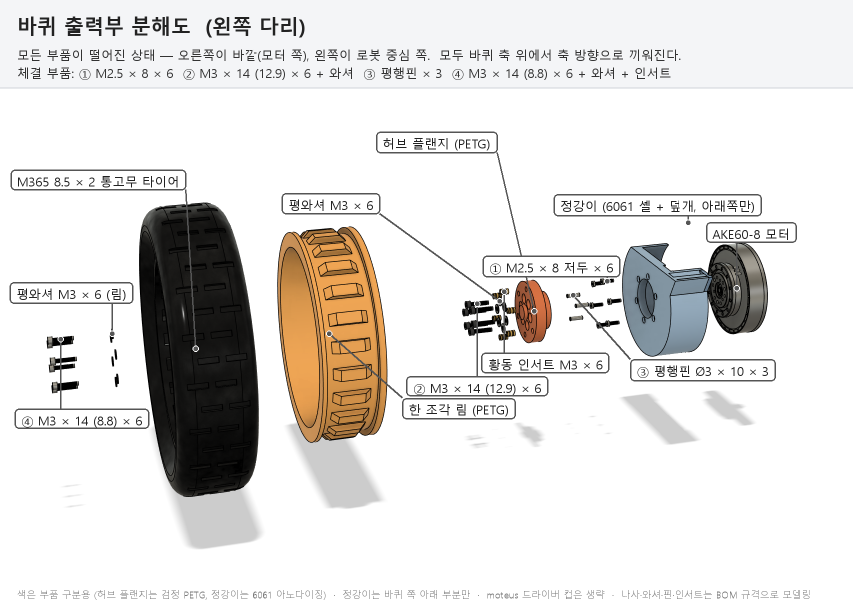
#> input picture robot_cad_v3/manufacturing/explain/assembly/wheel/00_overview.png, 1705 x 1212 px (shown at 1/2 size); its folder holds only this picture in this run
$ python make_all_steps.py
#> lines starting #> are read from the running program, lines starting #| are printed output that depends on the picture
"""Contact sheet of the annotated stills (4 per row, file name above each tile) -> all_steps.png.

    python make_all_steps.py <dir of the annotated stills>
"""
import sys
from pathlib import Path

from PIL import Image, ImageDraw, ImageFont

COLS, TILE_W, CAP_H = 4, 430, 22


def main():
    d = Path(sys.argv[1] if len(sys.argv) > 1 else '..')
    files = sorted(p for p in d.glob('[0-9][0-9]_*.png'))
    f = ImageFont.truetype('C:/Windows/Fonts/malgun.ttf', 13)
    tiles = []
    for p in files:
        im = Image.open(p).convert('RGB')
#> im is the input picture: PIL image 1705x1212 RGB; mean R, G, B 225.9, 223.8, 221.6
        im = im.resize((TILE_W, round(im.height * TILE_W / im.width)), Image.LANCZOS)
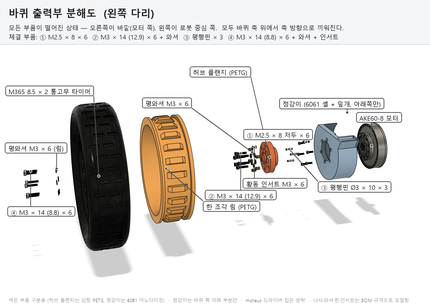
#> im: PIL image 430x306 RGB; mean R, G, B 225.5, 223.4, 221.1
        tiles.append((p.name, im))
    rows = [tiles[i:i + COLS] for i in range(0, len(tiles), COLS)]
#> rows = 1 item
    row_h = [CAP_H + max(im.height for _n, im in r) for r in rows]
#> row_h = [328]
    sheet = Image.new('RGB', (COLS * TILE_W, sum(row_h)), 'white')
#> sheet: PIL image 1720x328 RGB; every value is 255
    dr = ImageDraw.Draw(sheet)
    y = 0
    for r, h in zip(rows, row_h):
        for c, (name, im) in enumerate(r):
            x = c * TILE_W
            dr.text((x + 4, y + 3), name, font=f, fill='#222222')
            sheet.paste(im, (x, y + CAP_H))
            dr.rectangle((x, y, x + TILE_W - 1, y + h - 1), outline='#9aa0a6')
        y += h
#> this loop made 1 pass
#> (h, y) on pass 1: (328, 328)
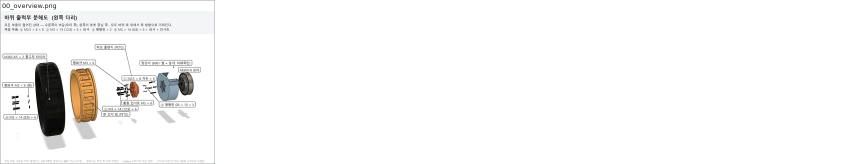
#> sheet: PIL image 1720x328 RGB (shown at 1/2 size); mean R, G, B 247.7, 247.3, 246.8
#> after the loop, y = 328
    out = d / 'all_steps.png'
    sheet.save(out, optimize=True)
    print(out, sheet.size, len(tiles))
#| ../all_steps.png (1720, 328) 1


if __name__ == '__main__':
    main()

$ run again, on robot_cad_v3/manufacturing/explain/assembly/wheel/04_s3_a_before.png
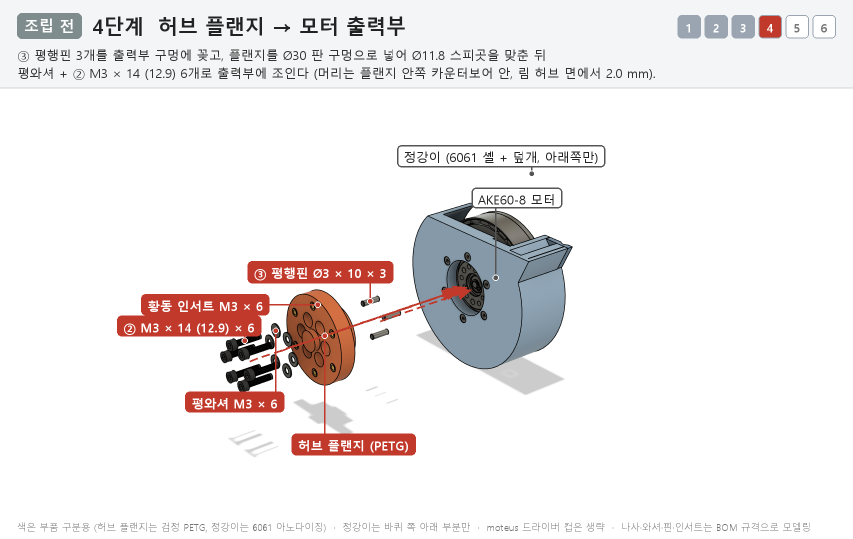
#> input picture robot_cad_v3/manufacturing/explain/assembly/wheel/04_s3_a_before.png, 1705 x 1077 px (shown at 1/2 size)
#> in main, im is the input picture: PIL image 1705x1077 RGB; mean R, G, B 239.2, 235.4, 235.5
#> in main, `im = im.resize((TILE_W, round(im.height * TILE_W / im.width)), Image.L..`:
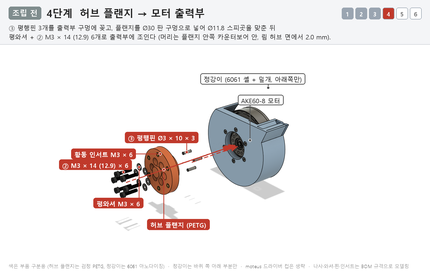
#> im: PIL image 430x272 RGB; mean R, G, B 239, 235.2, 235.2
#> rows = 1 item
#> row_h = [294]
#> the loop in main, `for r, h in zip(rows, row_h):` made 1 pass
#> (h, y) on pass 1: (294, 294)
#> after the loop in main, `for r, h in zip(rows, row_h):`:
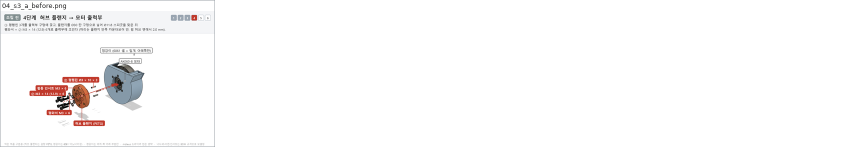
#> sheet: PIL image 1720x294 RGB (shown at 1/2 size); mean R, G, B 250.9, 250, 250
#> after the loop in main, `for r, h in zip(rows, row_h):`: y = 294
#| ../all_steps.png (1720, 294) 1

$ run again, on robot_cad_v3/manufacturing/explain/assembly/wheel/05_s4_a_before.png
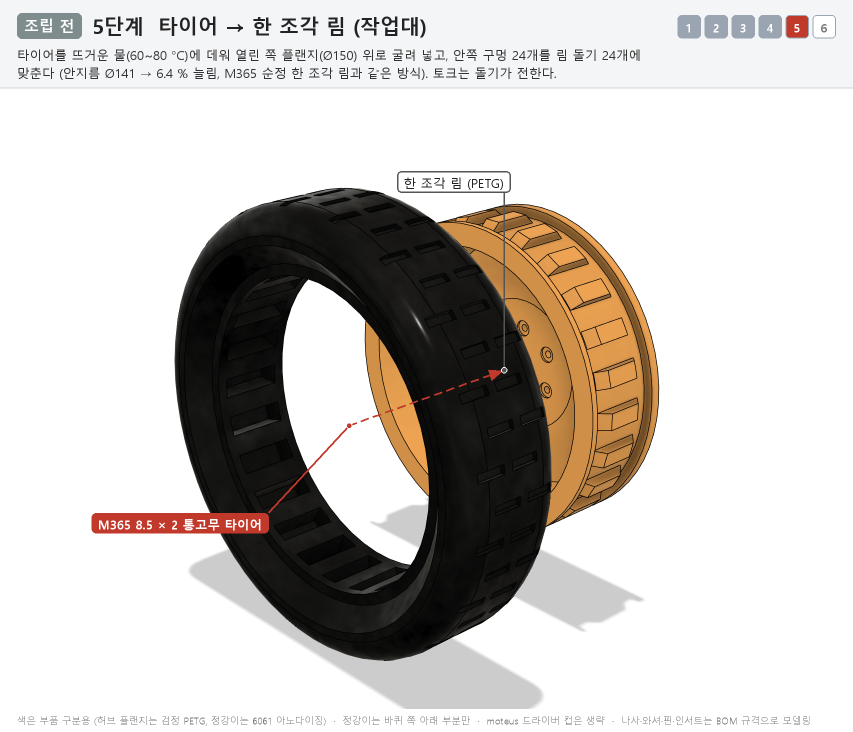
#> input picture robot_cad_v3/manufacturing/explain/assembly/wheel/05_s4_a_before.png, 1705 x 1464 px (shown at 1/2 size)
#> in main, im is the input picture: PIL image 1705x1464 RGB; mean R, G, B 203.6, 199.3, 195.2
#> in main, `im = im.resize((TILE_W, round(im.height * TILE_W / im.width)), Image.L..`:
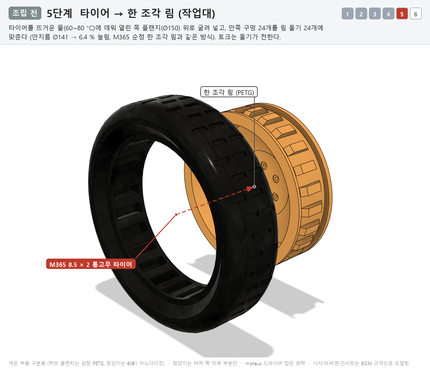
#> im: PIL image 430x369 RGB; mean R, G, B 203.5, 199.1, 195.1
#> rows = 1 item
#> row_h = [391]
#> the loop in main, `for r, h in zip(rows, row_h):` made 1 pass
#> (h, y) on pass 1: (391, 391)
#> after the loop in main, `for r, h in zip(rows, row_h):`:
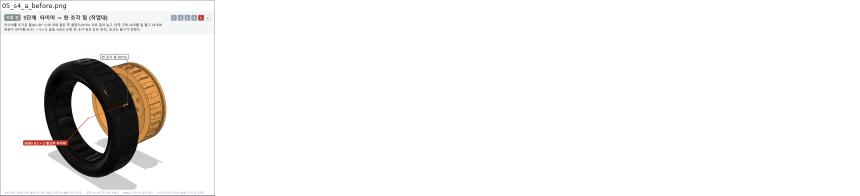
#> sheet: PIL image 1720x391 RGB (shown at 1/2 size); mean R, G, B 242.5, 241.5, 240.5
#> after the loop in main, `for r, h in zip(rows, row_h):`: y = 391
#| ../all_steps.png (1720, 391) 1

$ run again, on robot_cad_v3/manufacturing/explain/assembly/wheel/06_s5_a_before.png
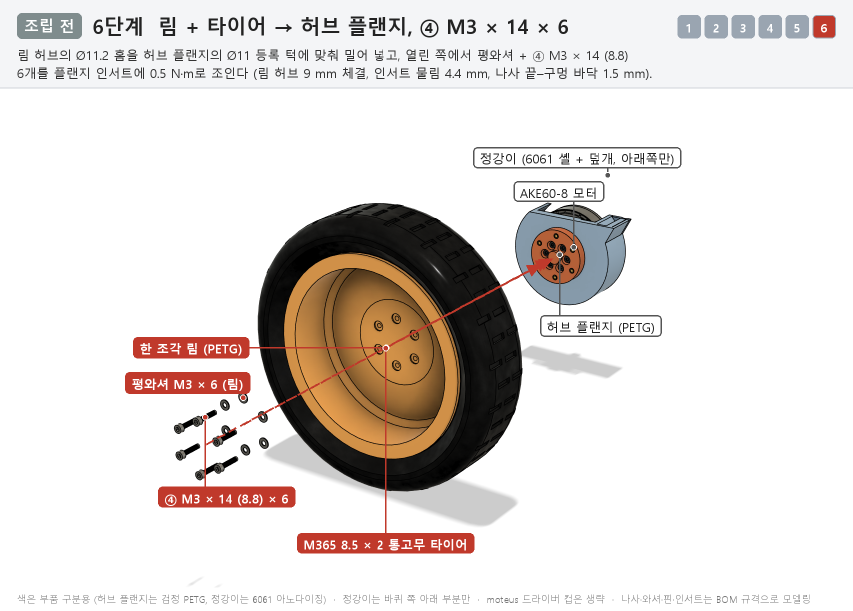
#> input picture robot_cad_v3/manufacturing/explain/assembly/wheel/06_s5_a_before.png, 1705 x 1221 px (shown at 1/2 size)
#> in main, im is the input picture: PIL image 1705x1221 RGB; mean R, G, B 226, 220.4, 217.3
#> in main, `im = im.resize((TILE_W, round(im.height * TILE_W / im.width)), Image.L..`:
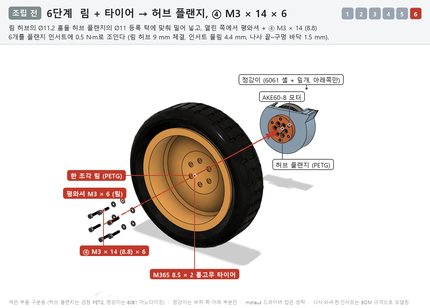
#> im: PIL image 430x308 RGB; mean R, G, B 225.9, 220.2, 217.1
#> rows = 1 item
#> row_h = [330]
#> the loop in main, `for r, h in zip(rows, row_h):` made 1 pass
#> (h, y) on pass 1: (330, 330)
#> after the loop in main, `for r, h in zip(rows, row_h):`:
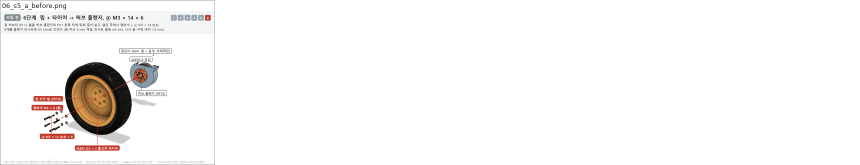
#> sheet: PIL image 1720x330 RGB (shown at 1/2 size); mean R, G, B 247.8, 246.5, 245.8
#> after the loop in main, `for r, h in zip(rows, row_h):`: y = 330
#| ../all_steps.png (1720, 330) 1

$ run again, on robot_cad_v3/manufacturing/explain/assembly/wheel/01_s1_a_before.png
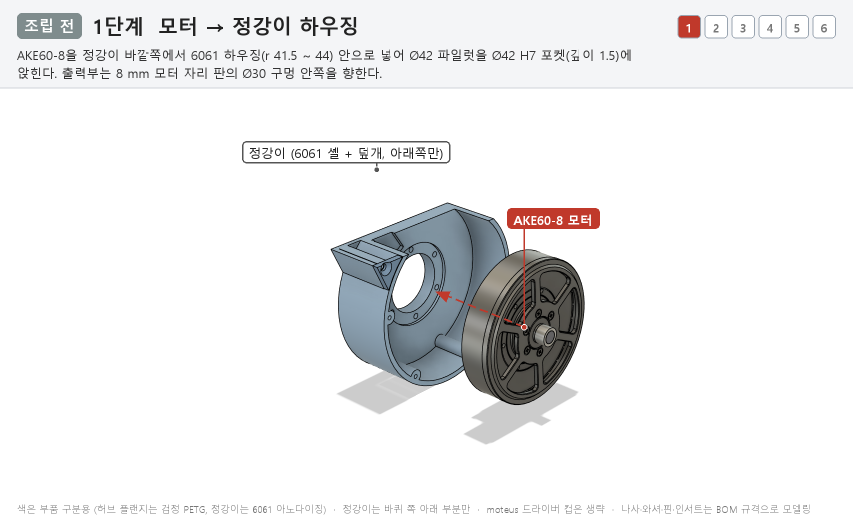
#> input picture robot_cad_v3/manufacturing/explain/assembly/wheel/01_s1_a_before.png, 1705 x 1041 px (shown at 1/2 size)
#> in main, im is the input picture: PIL image 1705x1041 RGB; mean R, G, B 237.2, 237.3, 238
#> in main, `im = im.resize((TILE_W, round(im.height * TILE_W / im.width)), Image.L..`:
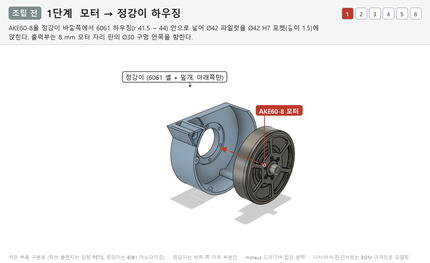
#> im: PIL image 430x263 RGB; mean R, G, B 237, 237.2, 237.8
#> rows = 1 item
#> row_h = [285]
#> the loop in main, `for r, h in zip(rows, row_h):` made 1 pass
#> (h, y) on pass 1: (285, 285)
#> after the loop in main, `for r, h in zip(rows, row_h):`:
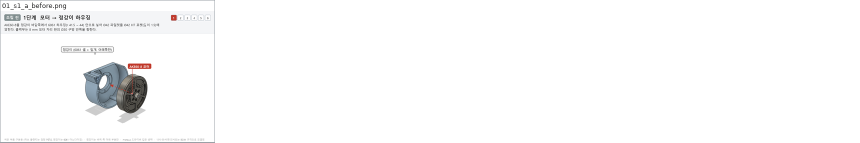
#> sheet: PIL image 1720x285 RGB (shown at 1/2 size); mean R, G, B 250.4, 250.5, 250.6
#> after the loop in main, `for r, h in zip(rows, row_h):`: y = 285
#| ../all_steps.png (1720, 285) 1
